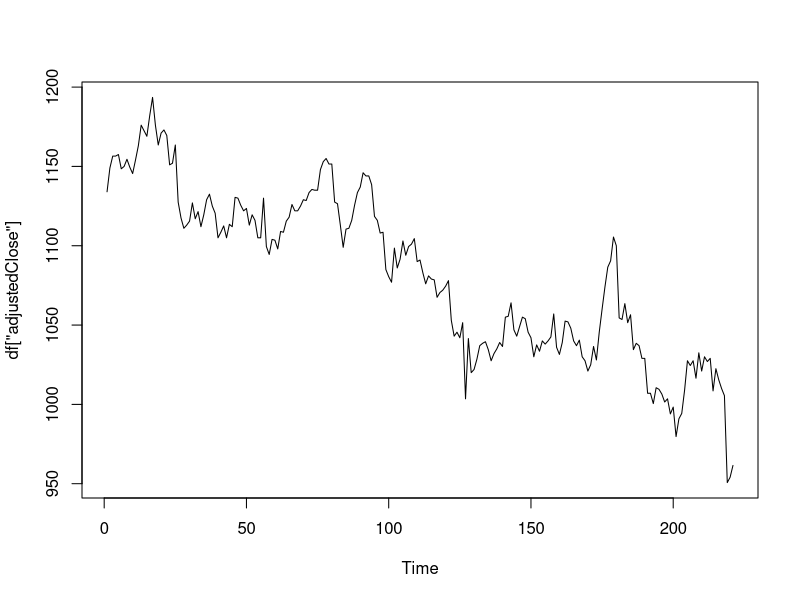
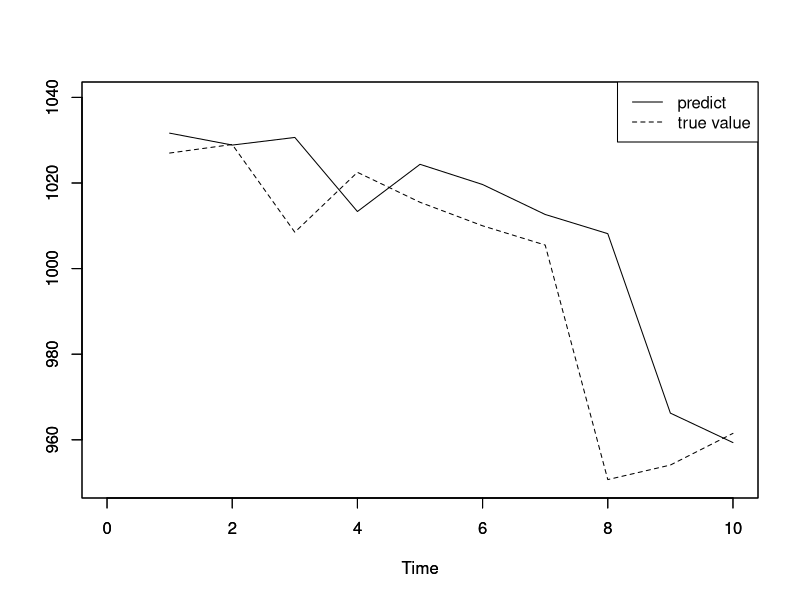

Recreate these plots in R, in order.
## ---- chunk 1
knitr::opts_chunk$set(echo = TRUE)
knitr::opts_chunk$set(eval = FALSE)
library(DiagrammeR)
## ---- chunk 2
df <- read.csv("../data-raw/nm2018.csv",header=T,row.names=1)
ts.plot(df["adjustedClose"])
## ---- chunk 3
df <- read.csv("../data-raw/nm2018.csv",header=T,row.names=1)
adjclose_data<-as.ts(df["adjustedClose"])
j <- 1
ar_predict_result <- matrix()
for(i in 211:220){
     training_data <- adjclose_data[1:i]
     ar_data_adjclose <- ar(training_data)
     ar_predict_adjclose <- predict(ar_data_adjclose, ahead=1)
     ar_predict_result[j] <- ar_predict_adjclose$pred[1]
     j <- j+1
}
ts.plot(as.ts(ar_predict_result),xlim=c(0,10),ylim=c(950,1040), ann=FALSE)
par(new=T)
ts.plot(as.ts(adjclose_data[212:221]),xlim=c(0,10),ylim=c(950,1040),lty="dashed",ann=F)
legend("topright", lty=1:2, legend=c("predict", "true value"))
